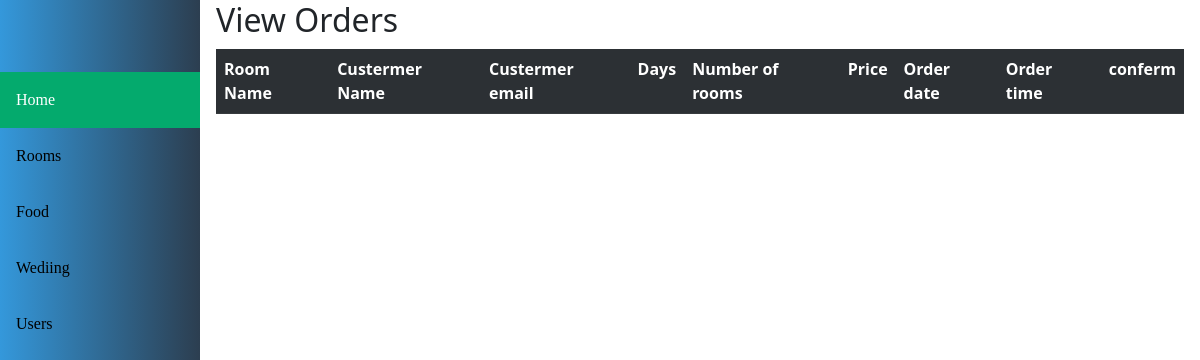
/admin/viewroombooking.php, run on an earlier commit of the app's database.
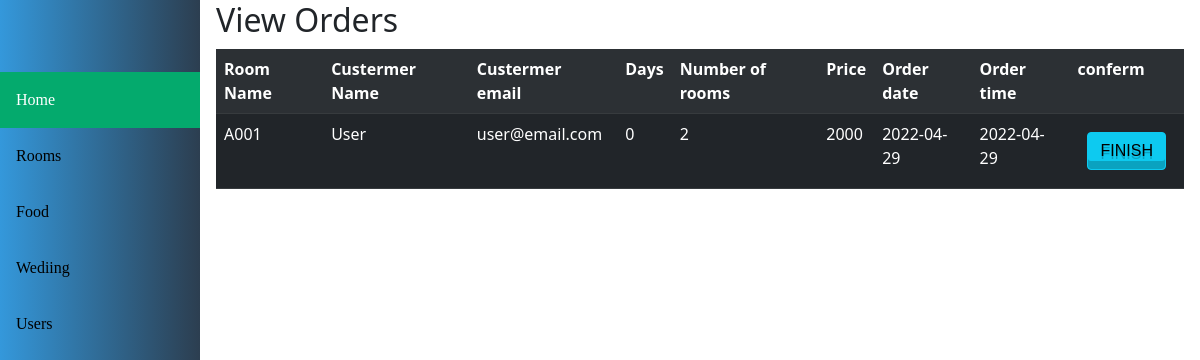
And on a later commit of the database.
### tables this page shows
CREATE TABLE `bookrooms` (
  `id` int(100) NOT NULL,
  `rid` varchar(100) NOT NULL,
  `uid` varchar(100) NOT NULL,
  `numof` varchar(10) NOT NULL,
  `day` varchar(10) NOT NULL,
  `ardate` varchar(20) NOT NULL,
  `dedate` varchar(20) NOT NULL
);

CREATE TABLE `rooms` (
  `id` int(100) NOT NULL,
  `rnum` varchar(50) NOT NULL,
  `rtype` varchar(50) NOT NULL,
  `ac` varchar(20) NOT NULL,
  `price` varchar(20) NOT NULL,
  `dis` varchar(255) NOT NULL,
  `nofroom` varchar(10) NOT NULL
);

CREATE TABLE `users` (
  `id` int(100) NOT NULL,
  `fullname` varchar(255) NOT NULL,
  `email` varchar(255) NOT NULL,
  `tel` varchar(50) NOT NULL,
  `password` varchar(255) NOT NULL,
  `address` varchar(255) NOT NULL,
  `gender` varchar(20) NOT NULL,
  `level` varchar(10) NOT NULL DEFAULT '3',
  `created_date` timestamp NOT NULL DEFAULT current_timestamp()
);

### admin/viewroombooking.php (the view, shortened to what this page needs)
<!DOCTYPE html>
<html lang="en">
<head>
    <link rel="stylesheet" href="../public/css/style.css">
    <link rel="stylesheet" href="../public/css/bootstrap.min.css">
</head>
<body>
    <?php include "dashbord.php"; ?>
    <?php
include "../database/database.php";
$foodsql = "SELECT bookrooms.*, rooms.*, users.*
FROM ((bookrooms
INNER JOIN rooms ON bookrooms.rid=rooms.id) INNER JOIN users ON bookrooms.uid = users.email)";
$food = mysqli_query($conn,$foodsql);
?>
    <section class="content">
        <div class="containe">
            <div class="row">
                <br><br>
                <h2>View Orders</h2>
                <br>
                <div class="col-sm-12">
                <div class="table-responsive">
                    <table class="table table-dark table-striped">
                        <tr>
                            <th>Room Name</th>
                            <th>Custermer Name</th>
                            <th>Custermer email</th>
                            <th>Days</th>
                            <th>Number of rooms</th>
                            <th>Price</th>
                            <th>Order date</th>
                            <th>Order time</th>
                            <th>conferm</th>
                        </tr>
                        <?php
                            foreach ($food as $f) {
                                echo "<tr>";
                                echo "<td>".$f['rnum']."</td>";
                                echo "<td>".$f['fullname']."</td>";
                                echo "<td>".$f['email']."</td>";
                                echo "<td>".$f['day']."</td>";
                                echo "<td>".$f['numof']."</td>";
                                echo "<td>".$f['price']."</td>";
                                echo "<td>".$f['ardate']."</td>";
                                echo "<td>".$f['dedate']."</td>";
                                echo "<td><form action='finishroom.php' method='post'>
                                <input type='text' value='".$f['id']."' name='id' style='display:none;'>
                                <button class='btn btn-info' type='submit'>Finish</button>
                                </form></td>";
                            }
                        ?>
                    </table>
                </div>
                </div>
            </div>
        </div>
    </section>
    </body>
</html>

### admin/dashbord.php (shortened to what this page needs)
<div class="sidebar navbox">
  <br>
  <a class="active" href="home.php" id="sidebar">Home</a>
  <a href="room.php" id="sidebar">Rooms</a>
  <a href="food.php" id="sidebar">Food</a>
  <a href="wedding.php" id="sidebar">Wediing</a>
  <a href="users.php" id="sidebar">Users</a>
</div>

### public/css/style.css (style rules this page uses)
a { text-decoration: none; outline: none; font-family: 'Josefin Sans', sans-serif; font-family: 'Libre Bodoni', serif; }
.btn { box-sizing: border-box; appearance: none; background-color: transparent; border: 2px solid #e74c3c; border-radius: 0.6em; color: #e74c3c; cursor: pointer; display: flex; align-self: center; font-size: 1rem; font-weight: 400; line-height: 1; margin: 20px; padding: 1.2em 2.8em; text-decoration: none; text-align: center; text-transform: uppercase; font-family: 'Montserrat', sans-serif; font-weight: 700; }
.btn-info { margin: 10px; padding: 10px; padding-left: 15px; padding-right: 15px; border-radius: 14px; color: white; background-color: cornflowerblue; text-align: center; font-weight: 400; }
button { color: #fff; background-color: #68A0DE; box-shadow: inset 0 -8px 0 0 rgba(0,0,0,0.2); transition: 0.1s; text-shadow: 0px 3px rgba(0,0,0,0.2); }

### admin/dashbord.php (style rules this page uses)
.navbox { background: #2c3e50; background: -webkit-linear-gradient(to right, #3498db, #2c3e50); background: linear-gradient(to right, #3498db, #2c3e50); color: white; }
.sidebar { margin: 0; padding: 0; width: 200px; color: white; position: fixed; height: 100%; overflow: auto; }
.sidebar a { display: block; color: black; padding: 16px; text-decoration: none; }
.sidebar a.active { background-color: #04AA6D; color: white; }
.content { margin-left: 200px; padding: 1px 16px; height: 1000px; }

What changed in the data, as far as the page shows it:
added bookrooms: rooms.rnum "A001", users.fullname "User", users.email "user@email.com", day "0", numof "2", rooms.price "2000", ardate "2022-04-29", dedate "2022-04-29"
